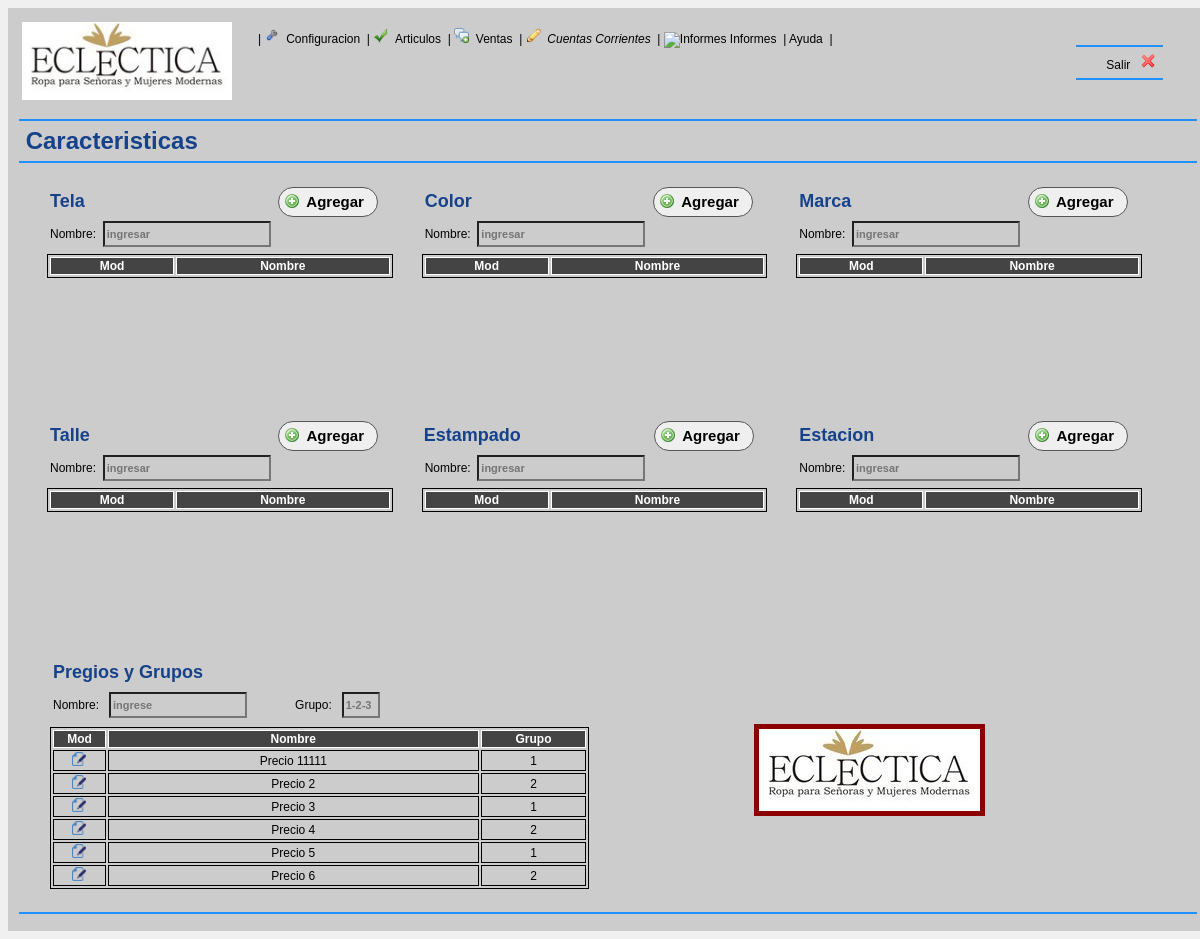
/indexCaracteristicas.php, run on the app's committed database.
### tables this page shows
CREATE TABLE IF NOT EXISTS `tipoventa` (
  `idTipoVenta` int(11) NOT NULL AUTO_INCREMENT,
  `detalleTipoVenta` varchar(45) DEFAULT NULL,
  `grupoTipoVenta` int(11) DEFAULT NULL,
  PRIMARY KEY (`idTipoVenta`)
);

### base/manejoMySQL.php (called while the page is built, shortened)
<?php
Class manejoMySQL {
	var $host='localhost';
	var $database='eclectica';
	var $username='root';
	var $password='';
	function consultar($strSql,&$arrResultado){
		$conexion = mysqli_connect($this->host,$this->username,$this->password,$this->database);
		$objRs = mysqli_query($conexion,$strSql);
		$arrResultado = mysqli_fetch_all($objRs,MYSQLI_ASSOC);
	}
}
?>

### classes/tipoVenta/tipoVenta.php (called while the page is built, shortened)
<?php
Class tipoVenta {
	public function tipoVentasDisponibles(){
		require_once (__DIR__.'\..\..\base\manejoMySQL.php');
		$objManejoMySQL= new manejoMySQL();
		$strSql="	SELECT * FROM `tipoVenta`
					ORDER BY `detalleTipoVenta` ASC";
		$arrResultado=null;
		$objManejoMySQL->consultar($strSql, $arrResultado);
		return $arrResultado;
	}
}
?>

### views/tipoVenta/abmTipoVenta.php (the view, shortened to what this page needs)
	<?php
				require_once 'classes/tipoVenta/tipoVenta.php';
				$tipoVentaList = new tipoVenta();
				$tipoVentas = $tipoVentaList->tipoVentasDisponibles();
				?>
<table style="vertical-align: middle; width: 100%;" >
	<tr style="vertical-align: middle;">
		<td style="text-align: left; " >
			<form action="actions/tipoVenta/guardarTipoVenta.php" class="formTipoVenta">
				<table style="width: 100%;">
                <tr>
                <td style="width:45%">
                <h2>Pregios y Grupos</h2>
                </td>
                <td style="text-align: right;width:55%">
           <input type="button" value="Limpiar Campos" class="buttonLimpiar TipoVenta no"/></td>
		</td>
                </tr>
                <tr>
                	<td style="text-align: left; ">
			Nombre: &nbsp;
			<input type="text" class="textCaracteristicas" name="detalleTipoVenta" placeholder="ingrese" style="width: 130px;" required/>
            </td>
            <td align="Left">Grupo: &nbsp;
            <input type="text" class="textCaracteristicas" name="grupoTipoVenta" placeholder="1-2-3" style="width: 30px;" required />
		</td>
        </tr>
			</table>
		</td>
	</tr>
	<tr>
		<td colspan="2" style="text-align: right;">
			<table class="formuCaracteristicas" style="width: 100%;">
				<tr style="text-align: center;">
					<td>
						Mod
					</td>
					<td>
						Nombre
					</td>
					<td>
						Grupo
					</td>
				</tr>
				<?php
					foreach ($tipoVentas as $tipoVenta) {
					?>
					<tr style='text-align: center'>
						<td style="width: 10%;">
							<a title='Modificar datos' class="editButtonTipoVenta" name="editTipoVenta" data-idtipoventa="<?php echo $tipoVenta['idTipoVenta']?>" data-grupotipoventa="<?php echo $tipoVenta['grupoTipoVenta']?>" data-detalletipoventa="<?php echo $tipoVenta['detalleTipoVenta']?>">
								<img src='./imagenes/iconos/edit.png' width='14' height='14' />
							</a>
						</td>
						<td style="width: 70%;">
							<?php echo $tipoVenta['detalleTipoVenta']?>
						</td>
                        <td style="width: 20%;">
							<?php echo $tipoVenta['grupoTipoVenta']?>
						</td>
					</tr>
					<?php }?>
			</table>
		</td>
	</tr>
</table>

### indexCaracteristicas.php (shortened to what this page needs)
<!DOCTYPE HTML>
<head>
	<link rel="stylesheet" href="<?php echo EMPLEADOS_STYLE_PATH;?>cssCaracteristicas.css" type="text/css" />
    <link rel="stylesheet" href="<?php echo EMPLEADOS_STYLE_PATH;?>css.css" type="text/css" />
</head>
<body>
	<center>
		<table class="tablaGral">
			<tr>
				<td>
					<?php include_once './encabezado.php'; ?>
				</td>
			</tr>
			<tr>
				<td>
					<hr />
					<?php include_once './form02Caracteristicas.php'?>
						<hr />
	</center>
</body>
</html>

### encabezado.php
<table style="width:1150px;text-align: left;">
	<tr >
		<td  style="width: 230px;"  >
		    <img src="./imagenes/logos/logo.png" height="78"/>
		</td>
		<td style="vertical-align: top; padding-top: 5px; text-align: left;">
				<div style="text-align:left;" > <?php include_once 'menuGral.php' ?></div>
		</td>
		<td style="width: 200px;" >
			<table class="msg_user" align="Right">
				<tr>
                    <td> <hr />&nbsp;&nbsp;&nbsp;&nbsp;<a href="index.php?close=1"> &nbsp;&nbsp;&nbsp;&nbsp;Salir &nbsp;&nbsp;<img src="./imagenes/iconos/cross.png" title="Salir"/></a>&nbsp;&nbsp; <hr />
				</td>
                </tr>
            </table>
		</td>
	</tr>
</table>

### menuGral.php (shortened to what this page needs)
<link rel="stylesheet" type="text/css" href="./fancy/source/jquery.fancybox.css?v=2.1.5" media="screen" />
<table cellspacing="1px">
	<tr>
		<td width="100%">
			|
			<a href="javascript:mostrarOcultarTablas('configuracion')";>
			<img src="./imagenes/iconos/reparacion.png" height="15px" title="Configuracion"/>
			&nbsp;Configuracion&nbsp;
			</a>
			|
			<a href="javascript:mostrarOcultarTablas('prendas')">
			<img src="./imagenes/iconos/1.png" height="15px" title="Prendas"/>
			&nbsp;Articulos&nbsp;
			</a>
			|
			<a href="#">
			<img src="./imagenes/iconos/msg.png" height="15px" title="Ventas"/>
			&nbsp;Ventas&nbsp;
			</a>
			|
			<a class="fancybox fancybox.iframe" href="form05cc.php" style="font-style: italic; "  >
			<img src="./imagenes/iconos/25.png" height="15px" title="Cuentas Corrientes" />
			&nbsp;Cuentas Corrientes&nbsp;
			</a>
			|
			<a href="#"><img src="./imagenes/iconos/24.png" height="15px" title="Informes"/>&nbsp;Informes&nbsp;</a>
			|
			<a href="./help/index.html" target="_blank">
            Ayuda&nbsp;</a>
			|
		</td>
	</tr>
</table>

### form02caracteristicas.php
<h1 style="text-align: left;">
	&nbsp;Caracteristicas&nbsp;
</h1>
<hr />
<table class="tablaCaracteristicas">
	<tr>
		<td style="width: 32%;">
			<?php include_once 'views/tela/abmTela.php'; ?>
		</td>
		<td style="width: 1%;">
		</td>
		<td style="width: 32%;">
			<?php include_once 'views/color/abmColor.php'; ?>
		</td>
		<td style="width: 1%;">
		</td>
		<td style="width: 32%;">
			<?php include_once 'views/marca/abmMarca.php'; ?>
		</td>
	</tr>
	<tr>
		<td style="width: 32%;">
			<?php include_once 'views/talle/abmTalle.php'; ?>
		</td>
		<td style="width: 1%;">
		</td>
		<td style="width: 32%;">
			<?php include_once 'views/estampado/abmEstampado.php'; ?>
		</td>
		<td style="width: 1%;">
		</td>
		<td style="width: 32%;">
			<?php include_once 'views/estacion/abmEstacion.php'; ?></td>
	</tr>
    <tr>
        <td colspan="5"  >
            <table style="width: 100%;" >
                <tr>
                    <td style="width: 50%;">
                        <?php include_once 'views/tipoVenta/abmTipoVenta.php'; ?>
                    </td>
                    <td style="width: 50%;">
                        <img src="./imagenes/logos/logo.png" style="border: 5px solid Darkred;"/>
                    </td>
                </tr>
            </table>
        <td>
    </tr>
</table>

### views/tela/abmTela.php (shortened to what this page needs)
<table style="vertical-align: middle; width: 100%;" >
	<tr style="vertical-align: middle;">
		<td style="text-align: left; " >
			<form action="actions/tela/guardarTela.php"  class="formTela">
				<table style="width: 100%;">
                <tr>
                <td>
                <h2>Tela</h2>
                </td>
                <td style="text-align: right;">
                <input type="submit" value="Agregar" class="buttonCaracteristicas Tela"/>
				</td>
                <td style="text-align: right;">
                <input type="button" value="Limpiar Campos" class="buttonLimpiar Tela no"/></td>
                </tr>
                <tr>
                <td colspan="3"> Nombre: &nbsp;<input type="text" name="detalleTela" placeholder="ingresar"  class="textCaracteristicas" required/>
			</td></tr>
			</table>
            </form>
		</td>
	</tr>
	<tr>
		<td style="text-align: right;">
			<div class="scrolCaracteristicas">
				<table class="formuCaracteristicas" style="width: 100%;">
					<tr style="text-align: center;">
						<td>
							Mod
						</td>
						<td>
							Nombre
						</td>
					</tr>
				</table>
			</div>
		</td>
	</tr>
</table>

### views/color/abmColor.php (shortened to what this page needs)
<table style="vertical-align: middle; width: 100%;" >
	<tr style="vertical-align: middle;">
		<td style="text-align: left; " >
			<form action="actions/color/guardarColor.php" class="formColor">
				<table style="width: 100%;">
                <tr>
                <td>
                <h2>Color</h2>
                </td>
                <td style="text-align: right;">
                <input type="submit" value="Agregar" class="buttonCaracteristicas Color"/>
				</td>
                <td style="text-align: right;">
                <input type="button" value="Limpiar Campos" class="buttonLimpiar Color no"/></td>
                </tr>
                <tr>
                <td colspan="3"> Nombre: &nbsp;<input type="text" name="detalleColor" placeholder="ingresar" class="textCaracteristicas" required/>
			</td></tr>
			</table>
            </form>
		</td>
	</tr>
	<tr>
		<td style="text-align: right;">
			<div class="scrolCaracteristicas">
				<table class="formuCaracteristicas" style="width: 100%;">
					<tr style="text-align: center;">
						<td>
							Mod
						</td>
						<td>
							Nombre
						</td>
					</tr>
				</table>
			</div>
		</td>
	</tr>
</table>

### views/marca/abmMarca.php (shortened to what this page needs)
<table style="vertical-align: middle; width: 100%;" >
	<tr style="vertical-align: middle;">
		<td style="text-align: left; " >
			<form action="actions/Marca/guardarMarca.php" class="formMarca" >
				<table style="width: 100%;">
                <tr>
                <td>
                <h2>Marca</h2>
                </td>
                <td style="text-align: right;">
                <input type="submit" value="Agregar" class="buttonCaracteristicas Marca"/>
				</td>
                <td style="text-align: right;">
                <input type="button" value="Limpiar Campos" class="buttonLimpiar Marca no"/></td>
                </tr>
                <tr>
                <td colspan="3"> Nombre: &nbsp;<input type="text" name="detalleMarca" placeholder="ingresar" class="textCaracteristicas" required/>
			</td></tr>
			</table>
            </form>
		</td>
	</tr>
	<tr>
		<td style="text-align: right;">
			<div class="scrolCaracteristicas">
				<table class="formuCaracteristicas" style="width: 100%;">
					<tr style="text-align: center;">
						<td>
							Mod
						</td>
						<td>
							Nombre
						</td>
					</tr>
				</table>
			</div>
		</td>
	</tr>
</table>

### views/talle/abmTalle.php (shortened to what this page needs)
<table style="vertical-align: middle; width: 100%;" >
	<tr style="vertical-align: middle;">
		<td style="text-align: left; " >
			<form action="actions/talle/guardarTalle.php" class="formTalle">
				<table style="width: 100%;">
                <tr>
                <td>
                <h2>Talle</h2>
                </td>
                <td style="text-align: right;">
                <input type="submit" value="Agregar" class="buttonCaracteristicas Talle"/>
				</td>
                <td style="text-align: right;">
                <input type="button" value="Limpiar Campos" class="buttonLimpiar Talle no"/></td>
                </tr>
                <tr>
                <td colspan="3"> Nombre: &nbsp;<input type="text" name="detalleTalle" placeholder="ingresar" class="textCaracteristicas" required/>
			</td></tr>
			</table>
            </form>
		</td>
	</tr>
	<tr>
		<td style="text-align: right;">
			<div class="scrolCaracteristicas">
				<table class="formuCaracteristicas" style="width: 100%;">
					<tr style="text-align: center;">
						<td>
							Mod
						</td>
						<td>
							Nombre
						</td>
					</tr>
				</table>
			</div>
		</td>
	</tr>
</table>

### views/estampado/abmEstampado.php (shortened to what this page needs)
<table style="vertical-align: middle; width: 100%;" >
	<tr style="vertical-align: middle;">
		<td style="text-align: left; " >
			<form action="actions/estampado/guardarEstampado.php" class="formEstampado">
				<table style="width: 100%;">
                <tr>
                <td style="padding:0">
                <h2>Estampado</h2>
                </td>
                <td style="text-align: right;">
                <input type="submit" value="Agregar" class="buttonCaracteristicas Estampado"/>
				</td>
                <td style="text-align: right;">
                <input type="button" value="Limpiar Campos" class="buttonLimpiar Estampado no"/></td>
                </tr>
                <tr>
                <td colspan="3"> Nombre: &nbsp;<input type="text" name="detalleEstampado" placeholder="ingresar" class="textCaracteristicas" required/>
			</td></tr>
			</table>
			</form>
		</td>
	</tr>
	<tr>
		<td style="text-align: right;">
			<div class="scrolCaracteristicas">
				<table class="formuCaracteristicas" style="width: 100%;">
					<tr style="text-align: center;">
						<td>
							Mod
						</td>
						<td>
							Nombre
						</td>
					</tr>
				</table>
			</div>
		</td>
	</tr>
</table>

### views/estacion/abmEstacion.php (shortened to what this page needs)
<table style="vertical-align: middle; width: 100%;" >
	<tr style="vertical-align: middle;">
		<td style="text-align: left; " >
			<form action="actions/Estacion/guardarEstacion.php" class="formEstacion">
				<table style="width: 100%;">
                <tr>
                <td>
                <h2>Estacion</h2>
                </td>
                <td style="text-align: right;">
                <input type="submit" value="Agregar" class="buttonCaracteristicas Estacion"/>
				</td>
                <td style="text-align: right;">
                <input type="button" value="Limpiar Campos" class="buttonLimpiar Estacion no"/></td>
                </tr>
                <tr>
                <td colspan="3"> Nombre: &nbsp;<input type="text" name="detalleEstacion" placeholder="ingresar" class="textCaracteristicas" required/>
			</td></tr>
			</table>
            </form>
		</td>
	</tr>
	<tr>
		<td style="text-align: right;">
			<div class="scrolCaracteristicas">
				<table class="formuCaracteristicas" style="width: 100%;">
					<tr style="text-align: center;">
						<td>
							Mod
						</td>
						<td>
							Nombre
						</td>
					</tr>
				</table>
			</div>
		</td>
	</tr>
</table>

### css/cssCaracteristicas.css (style rules this page uses)
table.tablaCaracteristicas { border-spacing: 5px; padding: 5px; width:1150px; margin: 0 auto; text-align: center; }
Table.formuCaracteristicas,Table.formuCaracteristicas td { border: 1px solid; }
Table.formuCaracteristicas tr:first-child { font-weight: bold; color:#fff; background-color: #444; border-bottom:1px #000 solid; text-align:left; }
.buttonCaracteristicas { height: 30px; font-size: 15px; font-weight: bold; width: 100px; color:black; padding-left: 20px; cursor:hand; cursor:pointer; margin-left:5px; margin-right:5px; outline-width:0px; background-position:5px 5px; text-decoration: none; background-repeat: no-repeat; border-radius: 20px; border:1px solid #555555; background-image: url(../imagenes/iconos/add.png ); }
.textCaracteristicas { height: 20px; background-color: #cccccc; width: 160px; font-size: 11px; font-weight: bold; cursor:hand; cursor:pointer; }
div.scrolCaracteristicas { overflow: auto; height: 150px; }

### css/css.css (style rules this page uses)
body { font-family:Verdana, Geneva, Arial, Helvetica, sans-serif; font-size: 12px; background-color:#F0F0F0; }
Table.tablaGral { background-color: #cccccc; width:1200px; border-spacing: 5px; padding: 5px; }
a { text-decoration: none; font-size: 13 px; color:#000000; background: inherit; }
h1,h2,h3,h4,h5,h6 { color: #15428B; margin-top: 5px; margin-bottom:5px; }
hr { color: #1E90FF; background-color: #1E90FF; height: 2px; border: 0px; }
img { border: 0; }

### data on the page
tipoventa: detalleTipoVenta "Precio 11111", grupoTipoVenta "1"
tipoventa: detalleTipoVenta "Precio 2", grupoTipoVenta "2"
tipoventa: detalleTipoVenta "Precio 3", grupoTipoVenta "1"
tipoventa: detalleTipoVenta "Precio 4", grupoTipoVenta "2"
tipoventa: detalleTipoVenta "Precio 5", grupoTipoVenta "1"
tipoventa: detalleTipoVenta "Precio 6", grupoTipoVenta "2"
